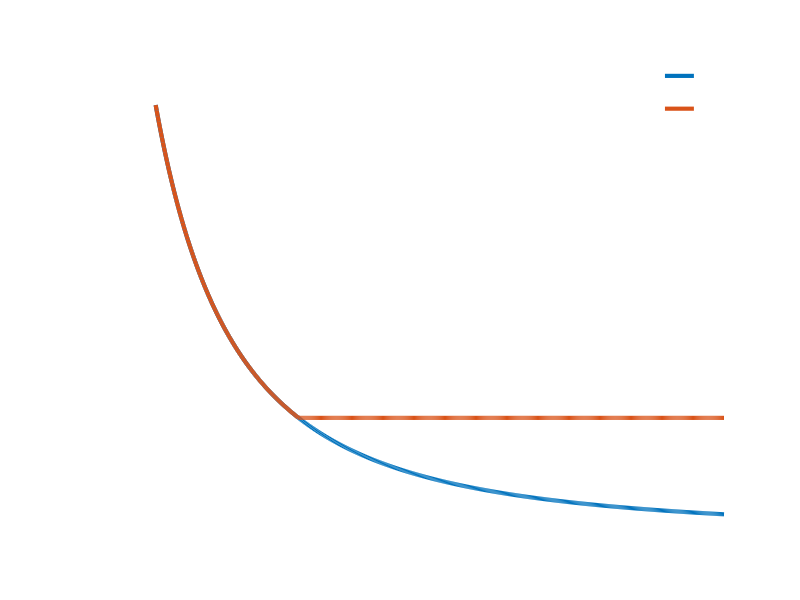

Write the MATLAB code that produced this figure.
delta_list = 0.15:0.001:0.7;
n = 1000; 
sample_size = zeros( size(delta_list) );
sample_size_jang = n^2* sqrt(log(n)/n)* ones( size(delta_list) );


for i = 1: length(delta_list)
   delta = delta_list(i);
   sample_size(i) = n* log(n) / (delta^2);
   
   sample_size_jang(i) = max([sample_size(i), sample_size_jang(i)]);
end

plot(delta_list, sample_size, 'linewidth',3);
hold on



plot(delta_list, sample_size_jang, 'linewidth',3);



h_legend = legend(' ', ...
                  ' ')
set(h_legend,'FontSize',20);  
%set(h_legend, 'Position', [0.4,0.15,0.3,0.3])
legend boxoff

axis off